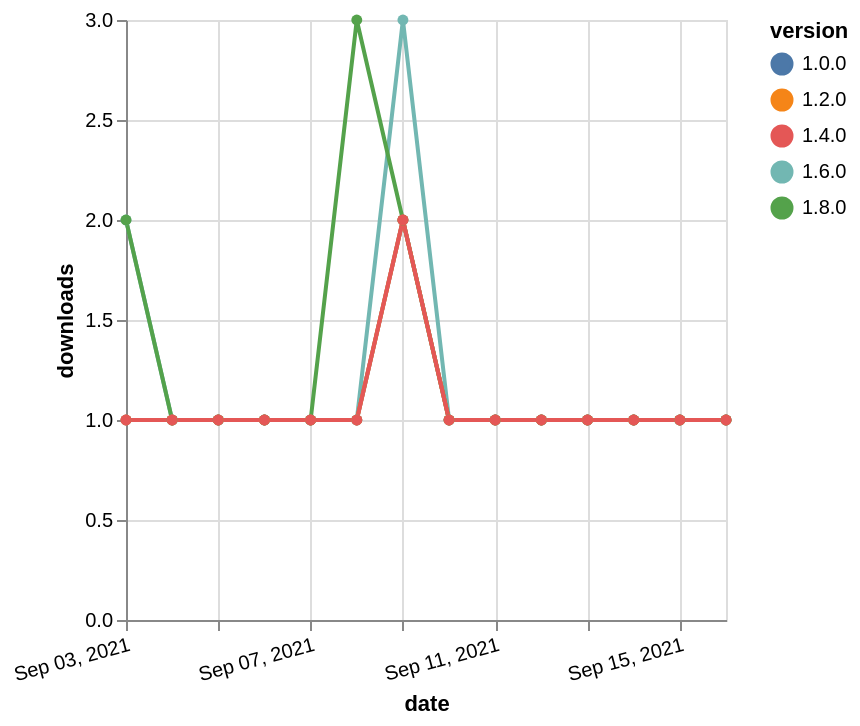

Vega-Lite specification for this chart:
### Vega-Lite specification from a JSON file in a GitHub repository (floating-point values rounded to 4 significant figures)
{"$schema": "https://vega.github.io/schema/vega-lite/v5.json", "description": "A simple bar chart with embedded data.", "data": {"values": [{"date": "2021-09-03", "total": 193, "delta": 2, "version": "1.6.0"}, {"date": "2021-09-04", "total": 194, "delta": 1, "version": "1.6.0"}, {"date": "2021-09-05", "total": 195, "delta": 1, "version": "1.6.0"}, {"date": "2021-09-06", "total": 196, "delta": 1, "version": "1.6.0"}, {"date": "2021-09-07", "total": 197, "delta": 1, "version": "1.6.0"}, {"date": "2021-09-08", "total": 198, "delta": 1, "version": "1.6.0"}, {"date": "2021-09-09", "total": 201, "delta": 3, "version": "1.6.0"}, {"date": "2021-09-10", "total": 202, "delta": 1, "version": "1.6.0"}, {"date": "2021-09-11", "total": 203, "delta": 1, "version": "1.6.0"}, {"date": "2021-09-12", "total": 204, "delta": 1, "version": "1.6.0"}, {"date": "2021-09-13", "total": 205, "delta": 1, "version": "1.6.0"}, {"date": "2021-09-14", "total": 206, "delta": 1, "version": "1.6.0"}, {"date": "2021-09-15", "total": 207, "delta": 1, "version": "1.6.0"}, {"date": "2021-09-16", "total": 208, "delta": 1, "version": "1.6.0"}, {"date": "2021-09-03", "total": 121, "delta": 2, "version": "1.8.0"}, {"date": "2021-09-04", "total": 122, "delta": 1, "version": "1.8.0"}, {"date": "2021-09-05", "total": 123, "delta": 1, "version": "1.8.0"}, {"date": "2021-09-06", "total": 124, "delta": 1, "version": "1.8.0"}, {"date": "2021-09-07", "total": 125, "delta": 1, "version": "1.8.0"}, {"date": "2021-09-08", "total": 128, "delta": 3, "version": "1.8.0"}, {"date": "2021-09-09", "total": 130, "delta": 2, "version": "1.8.0"}, {"date": "2021-09-10", "total": 131, "delta": 1, "version": "1.8.0"}, {"date": "2021-09-11", "total": 132, "delta": 1, "version": "1.8.0"}, {"date": "2021-09-12", "total": 133, "delta": 1, "version": "1.8.0"}, {"date": "2021-09-13", "total": 134, "delta": 1, "version": "1.8.0"}, {"date": "2021-09-14", "total": 135, "delta": 1, "version": "1.8.0"}, {"date": "2021-09-15", "total": 136, "delta": 1, "version": "1.8.0"}, {"date": "2021-09-16", "total": 137, "delta": 1, "version": "1.8.0"}, {"date": "2021-09-03", "total": 193, "delta": 1, "version": "1.0.0"}, {"date": "2021-09-04", "total": 194, "delta": 1, "version": "1.0.0"}, {"date": "2021-09-05", "total": 195, "delta": 1, "version": "1.0.0"}, {"date": "2021-09-06", "total": 196, "delta": 1, "version": "1.0.0"}, {"date": "2021-09-07", "total": 197, "delta": 1, "version": "1.0.0"}, {"date": "2021-09-08", "total": 198, "delta": 1, "version": "1.0.0"}, {"date": "2021-09-09", "total": 200, "delta": 2, "version": "1.0.0"}, {"date": "2021-09-10", "total": 201, "delta": 1, "version": "1.0.0"}, {"date": "2021-09-11", "total": 202, "delta": 1, "version": "1.0.0"}, {"date": "2021-09-12", "total": 203, "delta": 1, "version": "1.0.0"}, {"date": "2021-09-13", "total": 204, "delta": 1, "version": "1.0.0"}, {"date": "2021-09-14", "total": 205, "delta": 1, "version": "1.0.0"}, {"date": "2021-09-15", "total": 206, "delta": 1, "version": "1.0.0"}, {"date": "2021-09-16", "total": 207, "delta": 1, "version": "1.0.0"}, {"date": "2021-09-03", "total": 180, "delta": 1, "version": "1.2.0"}, {"date": "2021-09-04", "total": 181, "delta": 1, "version": "1.2.0"}, {"date": "2021-09-05", "total": 182, "delta": 1, "version": "1.2.0"}, {"date": "2021-09-06", "total": 183, "delta": 1, "version": "1.2.0"}, {"date": "2021-09-07", "total": 184, "delta": 1, "version": "1.2.0"}, {"date": "2021-09-08", "total": 185, "delta": 1, "version": "1.2.0"}, {"date": "2021-09-09", "total": 187, "delta": 2, "version": "1.2.0"}, {"date": "2021-09-10", "total": 188, "delta": 1, "version": "1.2.0"}, {"date": "2021-09-11", "total": 189, "delta": 1, "version": "1.2.0"}, {"date": "2021-09-12", "total": 190, "delta": 1, "version": "1.2.0"}, {"date": "2021-09-13", "total": 191, "delta": 1, "version": "1.2.0"}, {"date": "2021-09-14", "total": 192, "delta": 1, "version": "1.2.0"}, {"date": "2021-09-15", "total": 193, "delta": 1, "version": "1.2.0"}, {"date": "2021-09-16", "total": 194, "delta": 1, "version": "1.2.0"}, {"date": "2021-09-03", "total": 162, "delta": 1, "version": "1.4.0"}, {"date": "2021-09-04", "total": 163, "delta": 1, "version": "1.4.0"}, {"date": "2021-09-05", "total": 164, "delta": 1, "version": "1.4.0"}, {"date": "2021-09-06", "total": 165, "delta": 1, "version": "1.4.0"}, {"date": "2021-09-07", "total": 166, "delta": 1, "version": "1.4.0"}, {"date": "2021-09-08", "total": 167, "delta": 1, "version": "1.4.0"}, {"date": "2021-09-09", "total": 169, "delta": 2, "version": "1.4.0"}, {"date": "2021-09-10", "total": 170, "delta": 1, "version": "1.4.0"}, {"date": "2021-09-11", "total": 171, "delta": 1, "version": "1.4.0"}, {"date": "2021-09-12", "total": 172, "delta": 1, "version": "1.4.0"}, {"date": "2021-09-13", "total": 173, "delta": 1, "version": "1.4.0"}, {"date": "2021-09-14", "total": 174, "delta": 1, "version": "1.4.0"}, {"date": "2021-09-15", "total": 175, "delta": 1, "version": "1.4.0"}, {"date": "2021-09-16", "total": 176, "delta": 1, "version": "1.4.0"}]}, "width": "container", "mark": {"type": "line", "point": {"filled": true}}, "encoding": {"x": {"field": "date", "type": "temporal", "timeUnit": "yearmonthdate", "title": "date", "axis": {"labelAngle": -15}}, "y": {"field": "delta", "type": "quantitative", "title": "downloads"}, "color": {"field": "version", "type": "nominal"}, "tooltip": {"field": "delta"}}}
